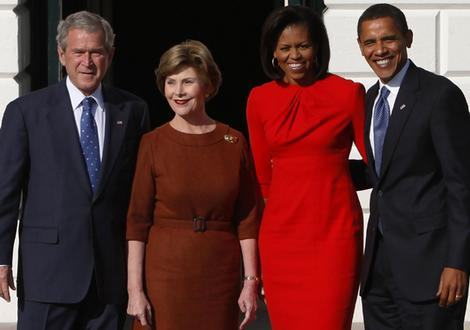
%> input picture Data/TestImages/obama.jpg, 470 x 330 px
$ octave --eval "result = LoadIm('Data/TestImages/obama.jpg');"   (GNU Octave 9; MATLAB toolbox functions it lacks are replaced by stand-ins)
%> lines starting %> are read from the running program, lines starting %| are printed output that depends on the picture
function [ im, ii_im ] = LoadIm( im_fname, varargin )
%> called with im_fname = 'Data/TestImages/obama.jpg'
%LoadIm Load image
%   Input:
    % 1) Filename of an image
    % 2) if varargin{1} is set to 1, sanity check is enabled
%   Output: Two arrays
    % 1) Normalized version of the pixel data of the image
    % 2) It's integral image

    % Read in image
    im = imread(im_fname);
%> im is the input picture: size 330x470x3 uint8; mean R, G, B 82.9, 44, 43.1
    im = double(im);
%> im: size 330x470x3 double
    [x, y] = size(im);
%> x = 330; y = 1410

    % Image normalization orig
    im = im(:);
    mu = mean(im);
%> mu = 56.64
    sigma = std(im);
%> sigma = 66.88
    if sigma == 0
       sigma = 1;
    end
    im = (im - mu) / sigma;

    dflag = 0;
    if nargin > 1
       dflag = 1;
    end
    % Sanity check
    if dflag == 1
        if (round(mean(im)) == 0) && (round(std(im)) == 1)
           disp('[Success] LoadIm (Sanity check): im is normalized');
        else
            msg = '[Fail] LoadIm (Sanity check): im is not normalized';
            error(msg);
        end
    end

    % Reshape back to original dimensions
    im = reshape(im, [x, y]);
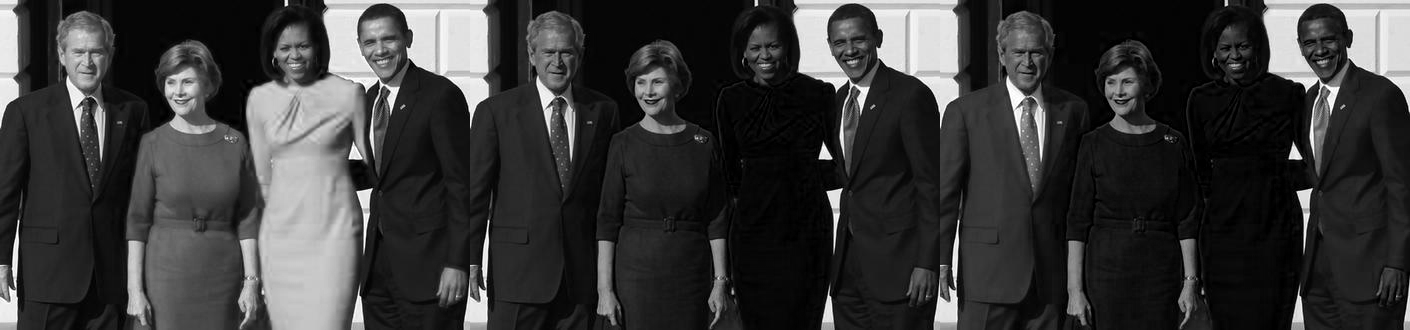
%> im: size 330x1410 double; min -0.847, max 2.97, mean 4.79e-17; drawn with min black and max white

    % Compute the integral image
    ii_im = cumsum(cumsum(im, 1), 2);
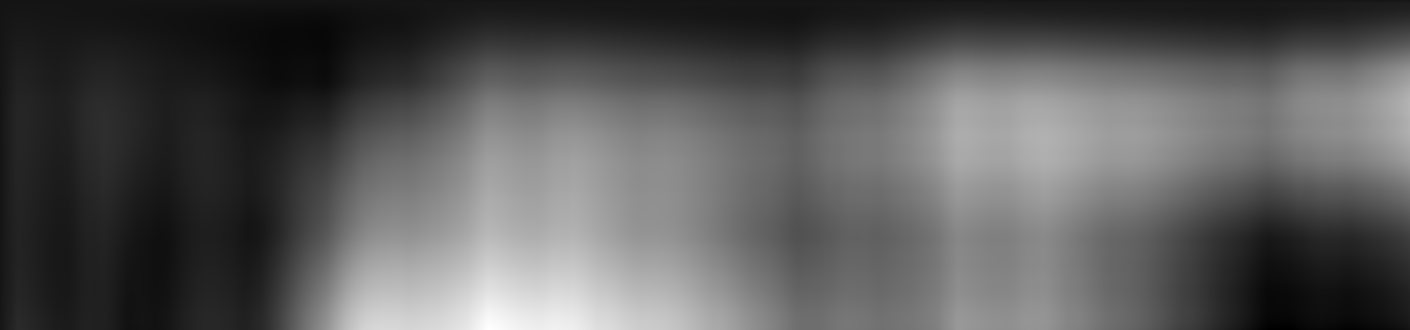
%> ii_im: size 330x1410 double; min -5874.7, max 66860.9, mean 19633.5; drawn with min black and max white
% [11 lines of commented-out code are left out]
end
